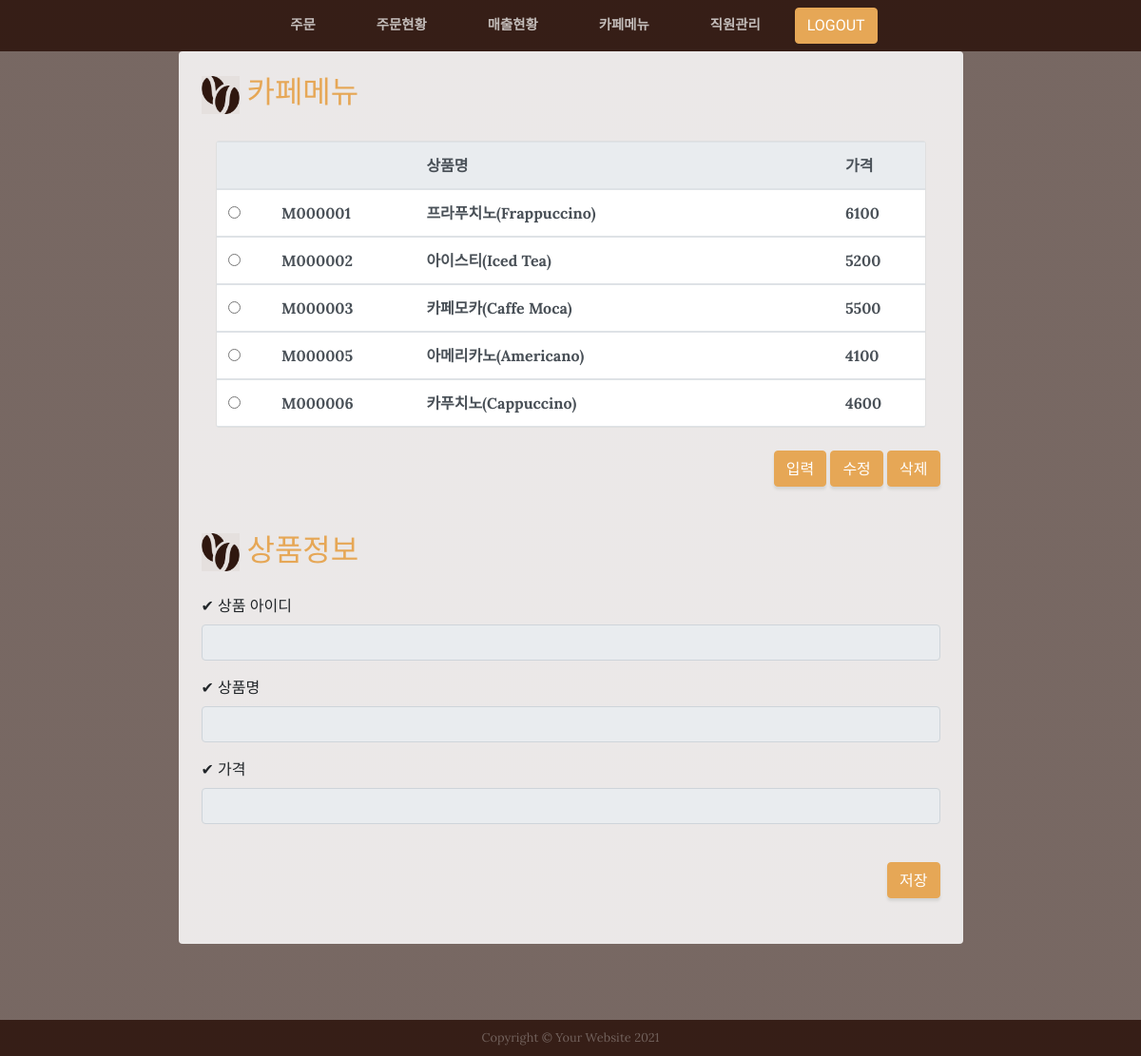
The app's page /serchmenu/, older data.
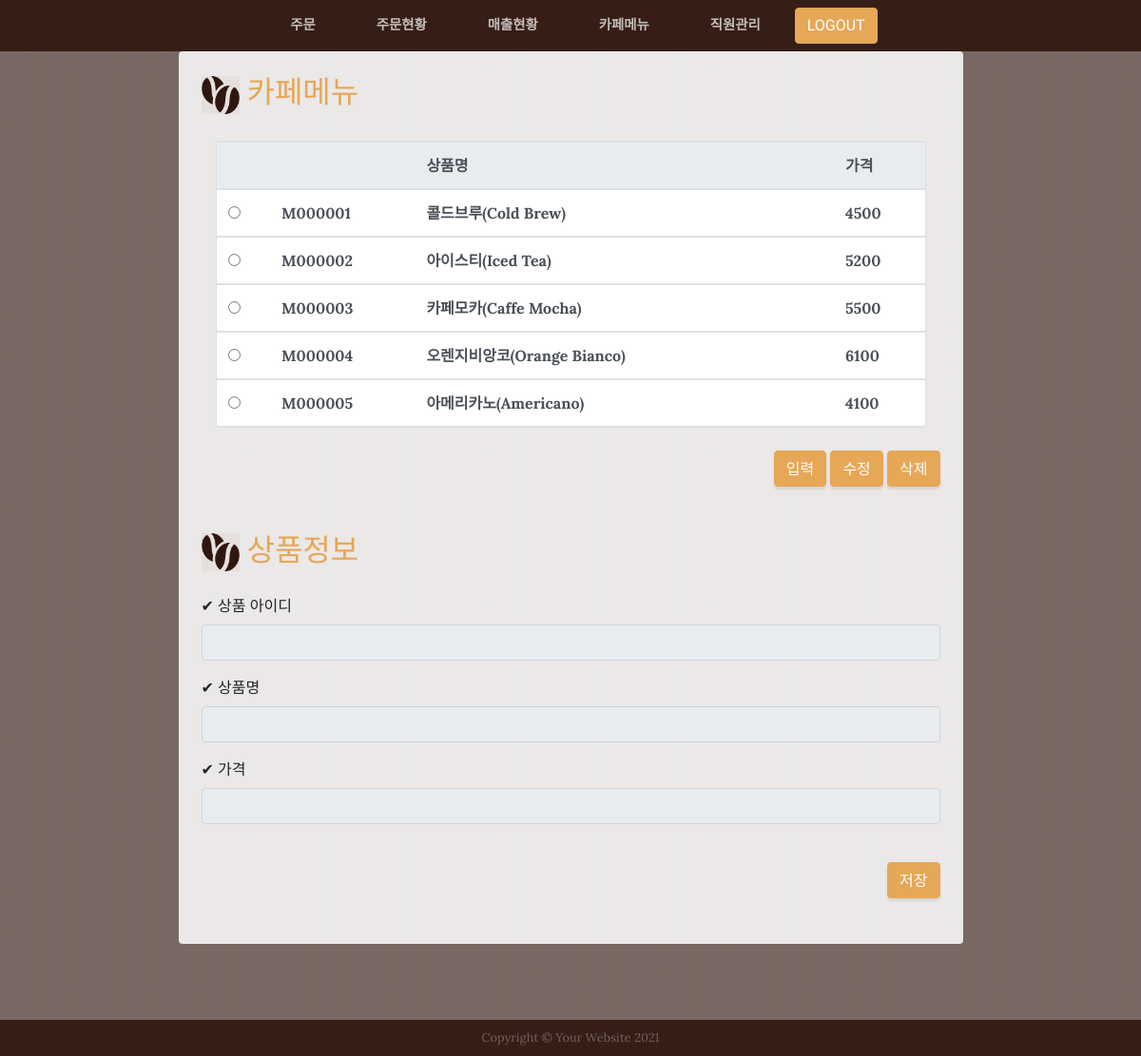
The same page, newer data.
### mapleApp/models.py (models this page shows, shortened)
class Menu(models.Model):
    menuid = models.CharField(max_length=20, primary_key=True,verbose_name='메뉴아이디')
    menuname = models.CharField(max_length=100,verbose_name='메뉴명')
    price = models.IntegerField(verbose_name='가격')
    class Meta:
        db_table = 'm_menu' #테이블명

### mapleApp/views_menu.py (the view)
# urls.py: path('serchmenu/', views_menu.serchmenu, name='serchmenu'),
def serchmenu(request):
    print('#> serchmenu :')
    menus = Menu.objects.all()
    context = {'menus': menus}
    menuName = request.POST.get('menuName', '0')
    return render(request, 'menu.html', context)

### mapleApp/templates/menu.html (shortened to what the changed rows need)
{% include 'header.html' %}
{% load static%}
  <section class="page-section about-heading">
    <div class="container">
      <div class="about-heading-content">
        <div class="row">
          <div class="col-xl-9 col-lg-10 mx-auto">
            <div class="bg-faded rounded p-4">
              <h2 class="section-heading mb-1">
                <img  src="{% static 'img/cafe_icon3.png'%}" width="40" height="40">
                <span class="text-uppercase text-primary" > 카페메뉴 </span>
              </h2>
              <br>
{%if menus %}
              <div class="container d-flex justify-content-center mt-50 mb-50">
                <div class="card w-100">
                  <div class="table-responsive">
                    <div style="width:100%; height:300px; overflow:auto ">
                    <table class="table table-hover ">
                      <thead class="thead-light">
                        <tr>
                          <th> </th>
                          <th scope="col"></th>
                          <th scope="col">상품명</th>
                          <th scope="col">가격</th>
                        </tr>
                      </thead>
{%  for menu in  menus   %}
                      <tbody>
                        <tr>
                          <td> <input  type="radio" name="radioValue" value="{{menu.menuid}}"> </td>
                          <td id="mId_{{menu.menuid}}">{{menu.menuid}}</td>
                          <td id="mName_{{menu.menuid}}" >{{menu.menuname}}</td>
                          <td id="mPrice_{{menu.menuid}}">{{menu.price}}</td>
                        </tr>
{%    endfor    %}
                      </tbody>
                    </table>
                    </div>
                  </div>
                </div>
              </div>
 {% else %}
       <p>  데이터가 존재하지 않습니다. </p>
 {% endif %}
              <br>
              <br>
              <h2 class="section-heading mb-4">
                <img  src="{% static 'img/cafe_icon3.png'%}" width="40" height="40">
                <span class="text-uppercase text-primary" > 상품정보 </span>
              </h2>
              <br>
              <br>
            </div>
          </div>
        </div>
      </div>
    </div>
  </section>
{% include 'footer.html' %}
</body>
</html>

Row changes from the older to the newer data that the page shows:
no longer on this page (row unchanged): Menu: menuid "M000006", menuname "카푸치노(Cappuccino)", price "4600"
changed Menu "M000001": menuname "프라푸치노(Frappuccino)" → "콜드브루(Cold Brew)"; price "6100" → "4500"
changed Menu "M000003": menuname "카페모카(Caffe Moca)" → "카페모카(Caffe Mocha)"
added Menu: menuid "M000004", menuname "오렌지비앙코(Orange Bianco)", price "6100"
